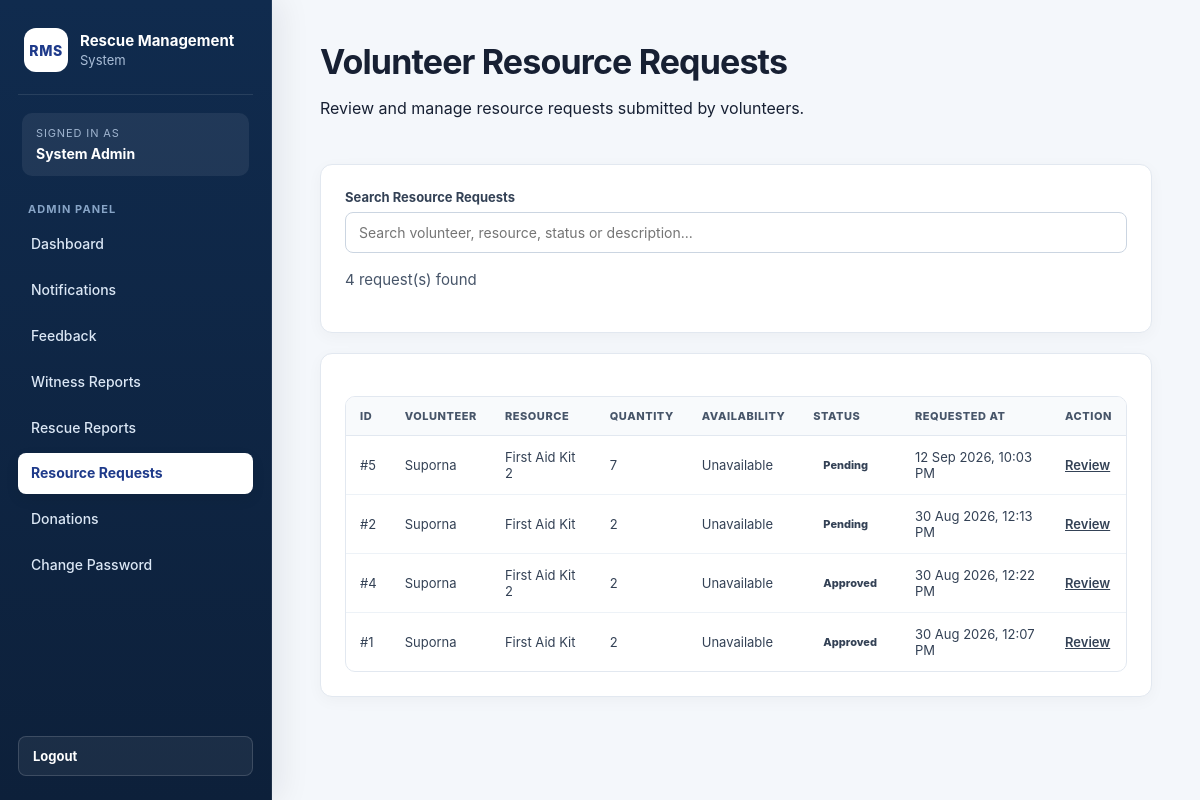
The app's page /index.php?page=admin-resource-requests (signed in) with its own data.
### tables this page shows
CREATE TABLE `resource_requests` (
  `id` int(11) NOT NULL,
  `volunteer_id` int(11) NOT NULL,
  `resource_type` varchar(100) NOT NULL,
  `quantity` int(11) NOT NULL,
  `description` text DEFAULT NULL,
  `status` enum('pending','approved','rejected','completed') DEFAULT 'pending',
  `created_at` timestamp NOT NULL DEFAULT current_timestamp(),
  `updated_at` timestamp NOT NULL DEFAULT current_timestamp() ON UPDATE current_timestamp()
);

CREATE TABLE `users` (
  `id` int(11) NOT NULL,
  `name` varchar(100) NOT NULL,
  `username` varchar(50) NOT NULL,
  `email` varchar(150) NOT NULL,
  `phone` varchar(20) DEFAULT NULL,
  `password` varchar(255) NOT NULL,
  `role` enum('admin','volunteer','witness','help_seeker') NOT NULL,
  `created_at` timestamp NOT NULL DEFAULT current_timestamp(),
  `updated_at` timestamp NOT NULL DEFAULT current_timestamp() ON UPDATE current_timestamp()
);

### controllers/ResourceRequestController.php (called while the page is built, shortened)
<?php
require_once "models/ResourceRequestModel.php";
function showAdminResourceRequests($conn)
{
    $requests =
        getAllResourceRequestsForAdmin(
            $conn
        );
    require_once
        "views/admin/resource_requests/index.php";
}

### models/ResourceRequestModel.php (called while the page is built, shortened)
<?php
function getAllResourceRequestsForAdmin(
    $conn
) {
    $sql = "
        SELECT
            rr.id,
            rr.volunteer_id,
            rr.resource_type,
            rr.quantity,
            rr.description,
            rr.status,
            rr.created_at,
            rr.updated_at,
            u.name AS volunteer_name,
            u.email AS volunteer_email,
            u.phone AS volunteer_phone,
            COALESCE(
                vp.availability_status,
                'unavailable'
            ) AS availability_status,
            COALESCE(
                vp.availability_status,
                'unavailable'
            ) AS volunteer_availability,
            vp.address AS volunteer_address,
            vp.blood_group AS volunteer_blood_group,
            vp.experience AS volunteer_experience,
            vp.skills AS volunteer_skills,
            vp.emergency_contact
                AS volunteer_emergency_contact
        FROM resource_requests AS rr
        INNER JOIN users AS u
            ON rr.volunteer_id = u.id
        LEFT JOIN volunteer_profiles AS vp
            ON u.id = vp.user_id
        WHERE u.role = 'volunteer'
        ORDER BY
            CASE rr.status
                WHEN 'pending' THEN 1
                WHEN 'approved' THEN 2
                WHEN 'rejected' THEN 3
                WHEN 'completed' THEN 4
                ELSE 5
            END,
            rr.created_at DESC,
            rr.id DESC
    ";
    $stmt =
        mysqli_prepare(
            $conn,
            $sql
        );
    if (!mysqli_stmt_execute($stmt)) {
        mysqli_stmt_close($stmt);
        return [];
    }
    $result =
        mysqli_stmt_get_result($stmt);
    $requests = [];
    while (
        $row =
        mysqli_fetch_assoc($result)
    ) {
        $requests[] = $row;
    }
    return $requests;
}

### views/admin/resource_requests/index.php (the view)
<?php
require_once "views/partials/header.php";
require_once "views/partials/sidebar.php";
?>
<div class="content">
    <div class="page-header">
        <div>
            <h1>Volunteer Resource Requests</h1>
            <p>
                Review and manage resource requests
                submitted by volunteers.
            </p>
        </div>
    </div>
    <div class="card">
        <div class="form-group">
            <label for="resourceRequestSearch">
                Search Resource Requests
            </label>
            <input
                type="text"
                id="resourceRequestSearch"
                placeholder="Search volunteer, resource, status or description..."
                autocomplete="off"
            >
        </div>
        <p id="resourceSearchMessage">
            <?= count($requests); ?>
            request(s) found
        </p>
    </div>
    <div class="card">
        <div class="table-responsive">
            <table class="data-table">
                <thead>
                    <tr>
                        <th>ID</th>
                        <th>Volunteer</th>
                        <th>Resource</th>
                        <th>Quantity</th>
                        <th>Availability</th>
                        <th>Status</th>
                        <th>Requested At</th>
                        <th>Action</th>
                    </tr>
                </thead>
                <tbody id="resourceRequestTableBody">
                    <?php if (empty($requests)): ?>
                        <tr>
                            <td colspan="8">
                                No resource requests found.
                            </td>
                        </tr>
                    <?php else: ?>
                        <?php foreach ($requests as $request): ?>
                            <tr>
                                <td>
                                    #<?= (int)$request['id']; ?>
                                </td>
                                <td>
                                    <?= htmlspecialchars(
                                        $request['volunteer_name']
                                        ?? 'N/A'
                                    ); ?>
                                </td>
                                <td>
                                    <?= htmlspecialchars(
                                        ucfirst(
                                            str_replace(
                                                '_',
                                                ' ',
                                                $request['resource_type']
                                                ?? 'N/A'
                                            )
                                        )
                                    ); ?>
                                </td>
                                <td>
                                    <?= (int)(
                                        $request['quantity']
                                        ?? 0
                                    ); ?>
                                </td>
                                <td>
                                    <?= htmlspecialchars(
                                        ucfirst(
                                            str_replace(
                                                '_',
                                                ' ',
                                                $request['availability_status']
                                                ?? 'N/A'
                                            )
                                        )
                                    ); ?>
                                </td>
                                <td>
                                    <span class="status-badge">
                                        <?= htmlspecialchars(
                                            ucfirst(
                                                $request['status']
                                                ?? 'pending'
                                            )
                                        ); ?>
                                    </span>
                                </td>
                                <td>
                                    <?php
                                    $createdAt =
                                        $request['created_at']
                                        ?? '';
                                    echo $createdAt
                                        ? htmlspecialchars(
                                            date(
                                                'd M Y, h:i A',
                                                strtotime($createdAt)
                                            )
                                        )
                                        : 'N/A';
                                    ?>
                                </td>
                                <td>
                                    <a
                                        class="btn btn-primary"
                                        href="index.php?page=admin-resource-request-view&id=<?= (int)$request['id']; ?>"
                                    >
                                        Review
                                    </a>
                                </td>
                            </tr>
                        <?php endforeach; ?>
                    <?php endif; ?>
                </tbody>
            </table>
        </div>
    </div>
</div>
<?php
require_once "views/partials/footer.php";
?>

### records on screen
resource_requests: id "5", users.name "Suporna", resource_type "First Aid Kit 2", quantity "7", availability_status "Unavailable", status "Pending", created_at "12 Sep 2026, 10:03 PM"
resource_requests: id "2", users.name "Suporna", resource_type "First Aid Kit", quantity "2", availability_status "Unavailable", status "Pending", created_at "30 Aug 2026, 12:13 PM"
resource_requests: id "4", users.name "Suporna", resource_type "First Aid Kit 2", quantity "2", availability_status "Unavailable", status "Approved", created_at "30 Aug 2026, 12:22 PM"
resource_requests: id "1", users.name "Suporna", resource_type "First Aid Kit", quantity "2", availability_status "Unavailable", status "Approved", created_at "30 Aug 2026, 12:07 PM"

### other values on screen
$userName "System Admin"
count($requests) "4"
